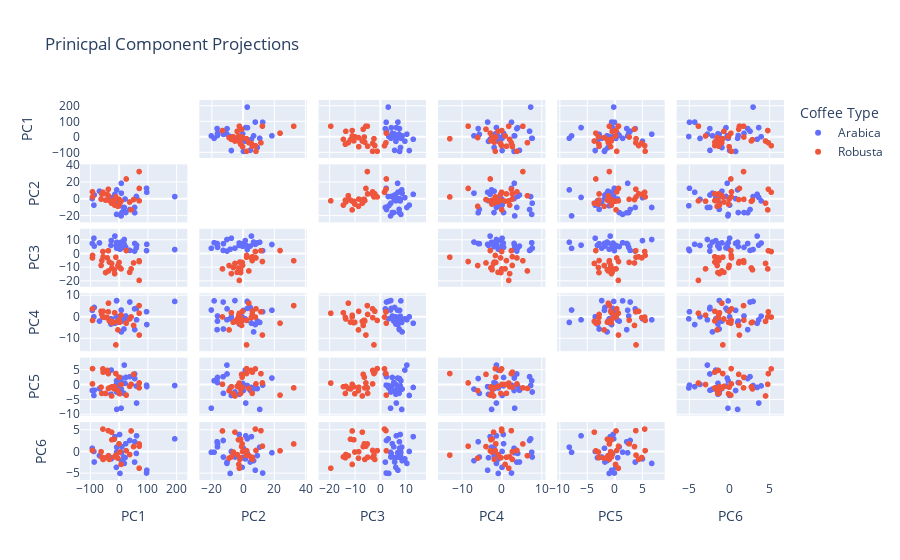

Source (notebook cell):
### Code cell
# plotting spectra projections
fig2 = px.scatter_matrix(
    projections_df,
    dimensions = ['PC1', 'PC2', 'PC3', 'PC4', 'PC5', 'PC6'],
    color = 'Coffee Type',
    title = "Prinicpal Component Projections"
    )
fig2.update_traces(diagonal_visible=False)
fig2.show()

### Figure 1 — Plotly figure (JSON) as saved in the notebook; plotly's stock layout.template omitted (floating-point values rounded to 4 significant figures)
{"data": [{"diagonal": {"visible": false}, "dimensions": [{"axis": {"matches": true}, "label": "PC1", "values": [194.7, -68.2, 8.036, 60.53, 97.07, -14.34, 23.54, 61.33, 21.07, 54.9, 54.41, 7.903, 96.15, 2.093, 3.39, -8.0, -8.506, 37.77, -27.15, -9.102, -86.58, 7.297, -28.06, 18.48, 17.3, 9.917, -93.38, -87.71, -8.09]}, {"axis": {"matches": true}, "label": "PC2", "values": [2.947, 9.424, 7.039, 3.101, 8.138, 5.656, -16.15, 1.979, 0.02185, -16.42, -10.04, 18.83, 12.87, -2.212, -8.02, 11.0, -18.34, -12.5, 1.686, -0.3032, 4.856, -20.17, -2.092, -10.09, -12.36, -16.18, 0.497, -7.253, -4.942]}, {"axis": {"matches": true}, "label": "PC3", "values": [3.238, 8.092, 8.725, 4.449, 7.084, 13.13, 4.838, 6.452, 5.616, 7.679, 2.096, 6.944, 2.418, 7.992, 3.469, 8.59, 8.236, 2.562, 9.825, 6.236, 5.768, 4.148, 6.283, 10.61, 7.537, 5.435, 7.731, 11.56, 4.26]}, {"axis": {"matches": true}, "label": "PC4", "values": [7.409, -1.781, -6.849, 4.142, -3.418, -2.795, 0.5916, -1.207, -1.409, -5.794, 3.927, 3.286, 2.586, 0.522, -0.7424, -2.425, 7.678, 7.133, -0.7044, 0.199, 4.587, 3.383, -3.197, -1.199, -5.499, -1.812, 3.235, 0.2201, 7.803]}, {"axis": {"matches": true}, "label": "PC5", "values": [-0.1234, -1.161, -1.325, -0.2982, -0.4925, -0.7626, 2.611, -6.072, 0.6061, 2.252, 3.798, 2.427, 0.0103, -0.2334, -0.9513, -8.221, 1.507, 2.88, 5.123, 0.2768, -1.72, -7.803, -3.084, 6.813, -2.776, 0.8883, -1.806, -3.494, -2.311]}, {"axis": {"matches": true}, "label": "PC6", "values": [2.987, -0.905, -2.089, -0.3995, -4.311, 3.498, 1.855, 3.693, -1.398, 2.314, -2.418, -0.2457, -4.967, 4.0, -5.053, 1.053, -0.1239, 2.609, -1.672, -3.648, -2.402, -0.151, -1.406, -2.727, -1.249, 1.131, 0.8017, 0.0541, -1.237]}], "hovertemplate": "Coffee Type=Arabica<br>%{xaxis.title.text}=%{x}<br>%{yaxis.title.text}=%{y}<extra></extra>", "legendgroup": "Arabica", "marker": {"color": "#636efa", "symbol": "circle"}, "name": "Arabica", "showlegend": true, "type": "splom"}, {"diagonal": {"visible": false}, "dimensions": [{"axis": {"matches": true}, "label": "PC1", "values": [0.08293, -16.71, -56.25, 70.35, 42.18, -59.89, -25.02, 70.24, 50.81, -10.95, -37.32, -25.96, 70.75, 25.19, 37.19, 7.064, -36.79, 2.178, -62.64, -92.47, -46.83, -55.59, -92.72, -15.27, -40.98, -33.68, -3.698]}, {"axis": {"matches": true}, "label": "PC2", "values": [-0.3162, -1.29, 8.196, -2.133, -12.97, 6.138, -2.681, 32.86, -0.6628, 2.514, 11.78, -4.956, 12.72, 24.05, -3.519, -2.503, 3.972, -6.042, -0.04691, 2.563, -1.3, 6.277, 8.577, -7.232, 5.549, -1.79, -8.736]}, {"axis": {"matches": true}, "label": "PC3", "values": [-6.223, -11.67, 1.769, -19.48, -11.02, -4.909, -10.36, -5.021, -6.655, -2.402, 2.334, -7.006, -5.582, 2.478, -13.54, -11.0, -12.54, -9.976, -8.434, -1.113, -13.71, -2.078, -2.94, -14.5, -2.892, -6.013, -8.526]}, {"axis": {"matches": true}, "label": "PC4", "values": [-1.348, -2.311, 0.09588, 1.887, 0.1598, 1.317, -2.585, 5.45, -3.828, -12.94, 2.543, -1.928, -8.312, -2.757, -0.798, 0.9779, 6.586, -2.351, 2.779, -1.489, -0.07884, 2.803, 3.959, 2.116, -0.1718, -1.731, -5.912]}, {"axis": {"matches": true}, "label": "PC5", "values": [2.695, -1.275, 5.532, 0.7188, 0.3044, -2.786, -0.5523, -0.914, 3.673, 3.951, 3.912, -3.657, 0.7547, -3.377, -0.4004, 0.214, -1.104, -2.909, -0.6853, 5.615, -2.809, 4.422, 0.4321, -0.521, 4.998, -0.9355, -1.855]}, {"axis": {"matches": true}, "label": "PC6", "values": [1.832, 2.908, 5.259, -3.848, 4.822, -1.294, 2.772, 1.795, 1.188, -0.7959, 4.896, 4.546, 1.282, 0.2132, -0.66, -2.956, -0.9196, -0.08053, -0.003075, 0.2462, -1.413, -1.8, 0.2863, -1.213, -1.36, -1.793, -1.506]}], "hovertemplate": "Coffee Type=Robusta<br>%{xaxis.title.text}=%{x}<br>%{yaxis.title.text}=%{y}<extra></extra>", "legendgroup": "Robusta", "marker": {"color": "#EF553B", "symbol": "circle"}, "name": "Robusta", "showlegend": true, "type": "splom"}], "layout": {"dragmode": "select", "legend": {"title": {"text": "Coffee Type"}, "tracegroupgap": 0}, "title": {"text": "Prinicpal Component Projections"}}}
